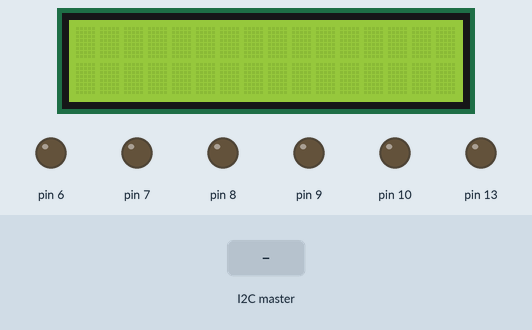
Bench run of a sketch on a simulated Arduino Uno, built with avr-gcc and run on an emulated ATmega328P. Shown: 16×2 character LCD, output pins drawn as LEDs (lit = HIGH). Inputs (shaded band) come from the test bench. What the sketch prints to the serial monitor is not drawn.

Above: at 1.3 s.
1.4 s: the I2C master sends the byte 1
At 1.8 s:
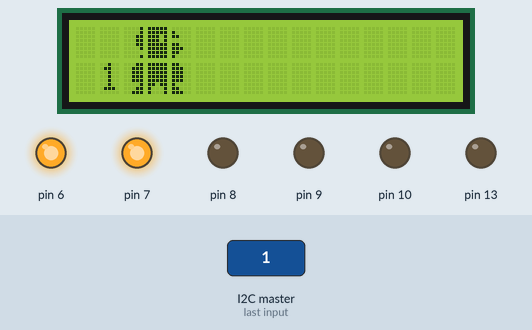
2.9 s: the I2C master sends the byte 90
At 3.6 s:
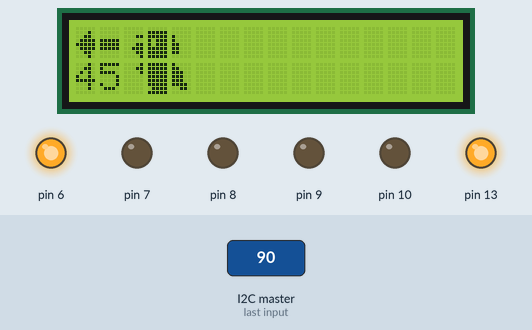
4.7 s: the I2C master sends the byte 0
At 5.5 s:
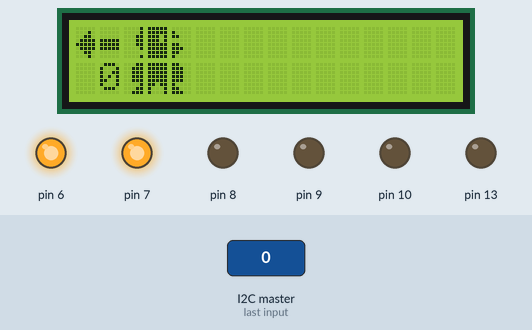
Timing chart, 0 to 7.7 s (numbered marks = the images above; inputs shaded):
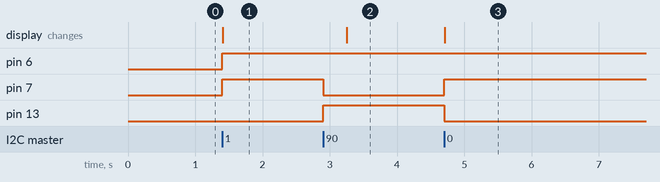

Measured:
- after the input at 1.4 s, pin 6, pin 7: LOW → HIGH at once; the display: changes at once (image 1)
- after the input at 2.9 s, pin 7: HIGH → LOW at once; pin 13: LOW → HIGH at once; the display: changes after 0.35 s (image 2)
- after the input at 4.7 s, pin 7: LOW → HIGH at once; pin 13: HIGH → LOW at once; the display: changes at once (image 3)

The sketch:

4_way_traffic_light_system1.ino
```cpp
//I2C Connection
#include <Wire.h>
// include the library code:
#include <LiquidCrystal.h>

int n;  // data (seconds) coming from the master arduino
int x = 200; //walking man animation speed
int sec;  //15 sec timer

//setting pixels for standing man:
//step 1 of 1:
  byte stepA1[8] = {B00011,B00111,B00111,B00111,B00111,B00001,B00011,B00111};
  byte stepA2[8] = {B00001,B00001,B00011,B00011,B00011,B00001,B00000,B00001};
  byte stepA3[8] = {B11111,B11111,B11111,B11111,B11111,B11011,B10001,B10001};
  byte stepA4[8] = {B11111,B11111,B11101,B11101,B11111,B11111,B11111,B11111};
  byte stepA5[8] = {B11000,B11100,B11100,B11100,B11100,B10000,B11000,B11100};
  byte stepA6[8] = {B00000,B10000,B11000,B00000,B11000,B11100,B11000,B10000};

//setting pixels for running man right:
//step 1 of 3:
  byte stepB1[8] = {B00011,B00011,B00011,B00011,B00001,B00000,B00000,B00000};
  byte stepB2[8] = {B00000,B00001,B00001,B00011,B00011,B00011,B00000,B00001};
  byte stepB3[8] = {B11111,B11111,B11111,B11111,B11111,B11111,B11111,B11110};
  byte stepB4[8] = {B11111,B11111,B11101,B11101,B11111,B11111,B11111,B11111};
  byte stepB5[8] = {B00000,B00000,B10000,B10000,B10000,B00000,B10000,B00000};
  byte stepB6[8] = {B00000,B11000,B00000,B11000,B11100,B11000,B10000,B00000};

//step 2 of 3
  byte stepC1[8] = {B11111,B11111,B11101,B00011,B00111,B01111,B01111,B00111};
  byte stepC2[8] = {B00000,B00001,B00001,B00011,B00011,B00011,B00000,B00111};
  byte stepC3[8] = {B11111,B11111,B11111,B11111,B11111,B10011,B00000,B00000};
  byte stepC4[8] = {B11111,B11111,B11101,B11101,B11111,B11111,B11111,B11111};
  byte stepC5[8] = {B11110,B11110,B01100,B11100,B11100,B11100,B00000,B00000};
  byte stepC6[8] = {B00000,B11000,B00000,B11000,B11100,B11000,B10000,B00000};

//step 3 of 3
  byte stepD1[8] = {B00001,B00011,B00111,B00111,B00111,B01111,B01100,B00000};
  byte stepD2[8] = {B00000,B00000,B00001,B00001,B00011,B00011,B00011,B00000};
  byte stepD3[8] = {B11111,B11111,B11111,B11111,B11111,B11111,B11110,B11111};
  byte stepD4[8] = {B00000,B11111,B11111,B11101,B11101,B11111,B11111,B11111};
  byte stepD5[8] = {B10000,B11000,B10000,B00000,B00000,B00000,B00000,B00000};
  byte stepD6[8] = {B00000,B00000,B11000,B00000,B11000,B11100,B11000,B10000};

//setting pixels for man running left
//step 1 of 3
  byte stepE1[8] = {B00000,B00001,B00001,B00001,B00000,B00000,B00001,B00000};
  byte stepE2[8] = {B00000,B00011,B00000,B00011,B00111,B00011,B00001,B00000};
  byte stepE3[8] = {B11111,B11111,B11111,B11111,B11111,B11111,B11111,B01111};
  byte stepE4[8] = {B11111,B11111,B10111,B10111,B11111,B11111,B11111,B11111};
  byte stepE5[8] = {B11000,B11000,B11000,B11000,B10000,B00000,B00000,B00000};
  byte stepE6[8] = {B00000,B10000,B10000,B11000,B11000,B11000,B10000,B10000};

//step 2 of 3
  byte stepF1[8] = {B01111,B01111,B01100,B00111,B00111,B00111,B00000,B00000};
  byte stepF2[8] = {B00000,B00011,B00000,B00011,B00111,B00011,B00001,B00000};
  byte stepF3[8] = {B11111,B11111,B11111,B11111,B11111,B11001,B00000,B00000};
  byte stepF4[8] = {B11111,B11111,B10111,B10111,B11111,B11111,B11111,B11111};
  byte stepF5[8] = {B11111,B11111,B10111,B11000,B11100,B11110,B11110,B11100};
  byte stepF6[8] = {B00000,B10000,B10000,B11000,B11000,B11000,B00000,B11100};

//step 3 of 3
  byte stepG1[8] = {B00001,B00011,B00001,B00000,B00000,B00000,B00000,B00000};
  byte stepG2[8] = {B00000,B00000,B00011,B00000,B00011,B00111,B00011,B00001};
  byte stepG3[8] = {B11111,B11111,B11111,B11111,B11111,B11111,B01111,B11111};
  byte stepG4[8] = {B00000,B11111,B11111,B10111,B10111,B11111,B11111,B11111};
  byte stepG5[8] = {B10000,B11000,B11100,B11100,B11100,B11110,B00110,B00000};
  byte stepG6[8] = {B00000,B00000,B10000,B10000,B11000,B11000,B11000,B00000};

// initialize the library with the numbers of the interface pins
LiquidCrystal lcd(12, 11, 5, 4, 3, 2);

//defining arrow icon
byte arrowChar1[] = {B00000,B00010,B00110,B01111,B11111,B01111,B00110,B00010};
byte arrowChar2[] = {B00000,B00000,B00000,B11111,B11111,B11111,B00000,B00000};


void setup() {
  Serial.begin(9600);  // Set COM port baudrate to 9600
  Wire.begin(3);  // Join I2C bus as Slave with 3 as an address
  Wire.onReceive(dataRcv);  //Register an event handlr for received event
  lcd.begin(16, 2); // Set up the LCD's number of columns and rows:
  //LEDs
  pinMode(6, OUTPUT);
  pinMode(7, OUTPUT);
  pinMode(8, OUTPUT);
  pinMode(9, OUTPUT);
  pinMode(10, OUTPUT);
  pinMode(13, OUTPUT);
  delay(100);  //delay to sync with the master
}

void dataRcv(int numBytes) {
  n = Wire.read();
  Serial.println(n);

  //event 1
  if (n >= 50) {
    sec = n - 45;
    //15 sec lcd display
    if (sec > 9) {
      // print the time on the 0,1 coordinate
      lcd.setCursor(0, 1);
      lcd.print(sec);
    }

    if (sec <= 9 ){
      lcd.setCursor(0, 1);
      lcd.print(" ");
      // print the time on the 1,1 coordinate
      lcd.setCursor(1, 1);
      lcd.print(sec);
    }

    digitalWrite(6, HIGH);
    digitalWrite(7, LOW);
    digitalWrite(8, LOW);
    digitalWrite(9, LOW);
    digitalWrite(10, LOW);
    digitalWrite(13, HIGH);

    //show arrow pointing to the left for turn signal
    arrowIcon();
    // run to the the right:
    runningManR();
    // now run to the left:
    runningManL();
  }

  //event 2
  if (n >= 45 && n < 50) {
    sec = n - 45;
    //15 sec lcd display
    if (sec > 9) {
      // print the time on the 0,1 coordinate
      lcd.setCursor(0, 1);
      lcd.print(sec);
    }

    if (sec <= 9 ){
      lcd.setCursor(0, 1);
      lcd.print(" ");
      // print the time on the 1,1 coordinate
      lcd.setCursor(1, 1);
      lcd.print(sec);
    }

    digitalWrite(6, HIGH);
    digitalWrite(7, LOW);
    digitalWrite(8, HIGH);
    digitalWrite(9, LOW);
    digitalWrite(10, LOW);
    digitalWrite(13, LOW);

    //show arrow pointing to the left for turn signal
    arrowIcon();
    // run to the the right:
    runningManR();
    // now run to the left:
    runningManL();
  }

  //event 3
  if (n >= 35 && n < 45) {
    sec = n - 30;
    //15 sec lcd display
    if (sec > 9) {
      // print the time on the 0,1 coordinate
      lcd.setCursor(0, 1);
      lcd.print(sec);
    }

    if (sec <= 9 ){
      lcd.setCursor(0, 1);
      lcd.print(" ");
      // print the time on the 1,1 coordinate
      lcd.setCursor(1, 1);
      lcd.print(sec);
    }

    digitalWrite(6, HIGH);
    digitalWrite(7, HIGH);
    digitalWrite(8, LOW);
    digitalWrite(9, LOW);
    digitalWrite(10, LOW);
    digitalWrite(13, LOW);

    standingMan();
  }

  //event 4
  if (x >= 30 && x < 35) {
    sec = n - 30;
    //15 sec lcd display
    if (sec > 9) {
      // print the time on the 0,1 coordinate
      lcd.setCursor(0, 1);
      lcd.print(sec);
    }

    if (sec <= 9 ){
      lcd.setCursor(0, 1);
      lcd.print(" ");
      // print the time on the 1,1 coordinate
      lcd.setCursor(1, 1);
      lcd.print(sec);
    }

    digitalWrite(6, HIGH);
    digitalWrite(7, HIGH);
    digitalWrite(8, LOW);
    digitalWrite(9, LOW);
    digitalWrite(10, LOW);
    digitalWrite(13, LOW);

    standingMan();
  }

  //event 5
  if (n >= 20 && n < 30) {
    sec = n - 15;
    //15 sec lcd display
    if (sec > 9) {
      // print the time on the 0,1 coordinate
      lcd.setCursor(0, 1);
      lcd.print(sec);
    }

    if (sec <= 9 ){
      lcd.setCursor(0, 1);
      lcd.print(" ");
      // print the time on the 1,1 coordinate
      lcd.setCursor(1, 1);
      lcd.print(sec);
    }

    digitalWrite(6, LOW);
    digitalWrite(7, HIGH);
    digitalWrite(8, LOW);
    digitalWrite(9, LOW);
    digitalWrite(10, HIGH);
    digitalWrite(13, LOW);

    standingMan();
  }

  //event 6
  if (n >= 15 && n < 20) {
    sec = n - 15;
    //15 sec lcd display
    if (sec > 9) {
      // print the time on the 0,1 coordinate
      lcd.setCursor(0, 1);
      lcd.print(sec);
    }

    if (sec <= 9 ){
      lcd.setCursor(0, 1);
      lcd.print(" ");
      // print the time on the 1,1 coordinate
      lcd.setCursor(1, 1);
      lcd.print(sec);
    }

    digitalWrite(6, LOW);
    digitalWrite(7, HIGH);
    digitalWrite(8, LOW);
    digitalWrite(9, HIGH);
    digitalWrite(10, LOW);
    digitalWrite(13, LOW);

    standingMan();
  }

  //event 7
  if (n >= 5 && n < 15) {
    sec = n - 0;
    //15 sec lcd display
    if (sec > 9) {
      // print the time on the 0,1 coordinate
      lcd.setCursor(0, 1);
      lcd.print(sec);
    }

    if (sec <= 9 ){
      lcd.setCursor(0, 1);
      lcd.print(" ");
      // print the time on the 1,1 coordinate
      lcd.setCursor(1, 1);
      lcd.print(sec);
    }

    digitalWrite(6, HIGH);
    digitalWrite(7, HIGH);
    digitalWrite(8, LOW);
    digitalWrite(9, LOW);
    digitalWrite(10, LOW);
    digitalWrite(13, LOW);

    standingMan();
  }

  //event 8
  if (n >= 0 && n < 5) {
    sec = n - 0;
    //15 sec lcd display
    if (sec > 9) {
      // print the time on the 0,1 coordinate
      lcd.setCursor(0, 1);
      lcd.print(sec);
    }

    if (sec <= 9 ){
      lcd.setCursor(0, 1);
      lcd.print(" ");
      // print the time on the 1,1 coordinate
      lcd.setCursor(1, 1);
      lcd.print(sec);
    }

    digitalWrite(6, HIGH);
    digitalWrite(7, HIGH);
    digitalWrite(8, LOW);
    digitalWrite(9, LOW);
    digitalWrite(10, LOW);
    digitalWrite(13, LOW);

    standingMan();
  }
}


void loop(){
  ;
}

//display standing man
void standingMan(){
  int a = 2;
  int b = a + 1;
  int c = a + 2;
  lcd.createChar(1, stepA1);
  lcd.createChar(2, stepA2);
  lcd.createChar(3, stepA3);
  lcd.createChar(4, stepA4);
  lcd.createChar(5, stepA5);
  lcd.createChar(6, stepA6);
  lcd.setCursor(a,1);
  lcd.write(1);
  lcd.setCursor(a,0);
  lcd.write(2);
  lcd.setCursor(b,1);
  lcd.write(3);
  lcd.setCursor(b,0);
  lcd.write(4);
  lcd.setCursor(c,1);
  lcd.write(5);
  lcd.setCursor(c,0);
  lcd.write(6);
}

// running man to the right animation part
void runningManR() {
  for (int a=2;a<11;a+=4){
  int b = a + 1;
  int c = a + 2;
  int d = a + 3;
  int e = a + 4;
  int f = a + 5;
  int g = a + 6;

  lcd.createChar(1, stepB1);
  lcd.createChar(2, stepB2);
  lcd.createChar(3, stepB3);
  lcd.createChar(4, stepB4);
  lcd.createChar(5, stepB5);
  lcd.createChar(6, stepB6);
  lcd.setCursor(b,1);
  lcd.write(1);
  lcd.setCursor(b,0);
  lcd.write(2);
  lcd.setCursor(c,1);
  lcd.write(3);
  lcd.setCursor(c,0);
  lcd.write(4);
  lcd.setCursor(d,1);
  lcd.write(5);
  lcd.setCursor(d,0);
  lcd.write(6);
  delay(x);
  pixClear();
  lcd.createChar(1, stepC1);
  lcd.createChar(2, stepC2);
  lcd.createChar(3, stepC3);
  lcd.createChar(4, stepC4);
  lcd.createChar(5, stepC5);
  lcd.createChar(6, stepC6);
  lcd.setCursor(c,1);
  lcd.write(1);
  lcd.setCursor(c,0);
  lcd.write(2);
  lcd.setCursor(d,1);
  lcd.write(3);
  lcd.setCursor(d,0);
  lcd.write(4);
  lcd.setCursor(e,1);
  lcd.write(5);
  lcd.setCursor(e,0);
  lcd.write(6);
  delay(x);
  pixClear();
  lcd.createChar(1, stepB1);
  lcd.createChar(2, stepB2);
  lcd.createChar(3, stepB3);
  lcd.createChar(4, stepB4);
  lcd.createChar(5, stepB5);
  lcd.createChar(6, stepB6);
  lcd.setCursor(d,1);
  lcd.write(1);
  lcd.setCursor(d,0);
  lcd.write(2);
  lcd.setCursor(e,1);
  lcd.write(3);
  lcd.setCursor(e,0);
  lcd.write(4);
  lcd.setCursor(f,1);
  lcd.write(5);
  lcd.setCursor(f,0);
  lcd.write(6);
  delay(x);
  pixClear();
  lcd.createChar(1, stepD1);
  lcd.createChar(2, stepD2);
  lcd.createChar(3, stepD3);
  lcd.createChar(4, stepD4);
  lcd.createChar(5, stepD5);
  lcd.createChar(6, stepD6);
  lcd.setCursor(e,1);
  lcd.write(1);
  lcd.setCursor(e,0);
  lcd.write(2);
  lcd.setCursor(f,1);
  lcd.write(3);
  lcd.setCursor(f,0);
  lcd.write(4);
  lcd.setCursor(g,1);
  lcd.write(5);
  lcd.setCursor(g,0);
  lcd.write(6);
  delay(x);
  }
}

// running man to the left animation part
void runningManL(){
  for (int a=16;a>4;a-=4){
  int b = a - 1;
  int c = a - 2;
  int d = a - 3;
  int e = a - 4;
  int f = a - 5;
  int g = a - 6;

  lcd.createChar(1, stepE1);
  lcd.createChar(2, stepE2);
  lcd.createChar(3, stepE3);
  lcd.createChar(4, stepE4);
  lcd.createChar(5, stepE5);
  lcd.createChar(6, stepE6);
  lcd.setCursor(d,1);
  lcd.write(1);
  lcd.setCursor(d,0);
  lcd.write(2);
  lcd.setCursor(c,1);
  lcd.write(3);
  lcd.setCursor(c,0);
  lcd.write(4);
  lcd.setCursor(b,1);
  lcd.write(5);
  lcd.setCursor(b,0);
  lcd.write(6);
  delay(x);
  pixClear();
  lcd.createChar(1, stepF1);
  lcd.createChar(2, stepF2);
  lcd.createChar(3, stepF3);
  lcd.createChar(4, stepF4);
  lcd.createChar(5, stepF5);
  lcd.createChar(6, stepF6);
  lcd.setCursor(e,1);
  lcd.write(1);
  lcd.setCursor(e,0);
  lcd.write(2);
  lcd.setCursor(d,1);
  lcd.write(3);
  lcd.setCursor(d,0);
  lcd.write(4);
  lcd.setCursor(c,1);
  lcd.write(5);
  lcd.setCursor(c,0);
  lcd.write(6);
  delay(x);
  pixClear();
  lcd.createChar(1, stepE1);
  lcd.createChar(2, stepE2);
  lcd.createChar(3, stepE3);
  lcd.createChar(4, stepE4);
  lcd.createChar(5, stepE5);
  lcd.createChar(6, stepE6);
  lcd.setCursor(f,1);
  lcd.write(1);
  lcd.setCursor(f,0);
  lcd.write(2);
  lcd.setCursor(e,1);
  lcd.write(3);
  lcd.setCursor(e,0);
  lcd.write(4);
  lcd.setCursor(d,1);
  lcd.write(5);
  lcd.setCursor(d,0);
  lcd.write(6);
  delay(x);
  pixClear();
  lcd.createChar(1, stepG1);
  lcd.createChar(2, stepG2);
  lcd.createChar(3, stepG3);
  lcd.createChar(4, stepG4);
  lcd.createChar(5, stepG5);
  lcd.createChar(6, stepG6);
  lcd.setCursor(g,1);
  lcd.write(1);
  lcd.setCursor(g,0);
  lcd.write(2);
  lcd.setCursor(f,1);
  lcd.write(3);
  lcd.setCursor(f,0);
  lcd.write(4);
  lcd.setCursor(e,1);
  lcd.write(5);
  lcd.setCursor(e,0);
  lcd.write(6);
  delay(x);
  }
}

void arrowIcon() {
  lcd.createChar(7 , arrowChar1);
  lcd.createChar(8 , arrowChar2);
  lcd.setCursor(0,0);
  lcd.write(7);
  lcd.setCursor(1,0);
  lcd.write(8);
}

void pixClear() {
  lcd.setCursor(2,0);
  lcd.print(" ");
  lcd.setCursor(2,1);
  lcd.print(" ");
  lcd.setCursor(3,0);
  lcd.print(" ");
  lcd.setCursor(3,1);
  lcd.print(" ");
  lcd.setCursor(4,0);
  lcd.print(" ");
  lcd.setCursor(4,1);
  lcd.print(" ");
  lcd.setCursor(5,0);
  lcd.print(" ");
  lcd.setCursor(5,1);
  lcd.print(" ");
  lcd.setCursor(6,0);
  lcd.print(" ");
  lcd.setCursor(6,1);
  lcd.print(" ");
  lcd.setCursor(7,0);
  lcd.print(" ");
  lcd.setCursor(7,1);
  lcd.print(" ");
  lcd.setCursor(8,0);
  lcd.print(" ");
  lcd.setCursor(8,1);
  lcd.print(" ");
  lcd.setCursor(9,0);
  lcd.print(" ");
  lcd.setCursor(9,1);
  lcd.print(" ");
  lcd.setCursor(10,0);
  lcd.print(" ");
  lcd.setCursor(10,1);
  lcd.print(" ");
  lcd.setCursor(11,0);
  lcd.print(" ");
  lcd.setCursor(11,1);
  lcd.print(" ");
  lcd.setCursor(12,0);
  lcd.print(" ");
  lcd.setCursor(12,1);
  lcd.print(" ");
  lcd.setCursor(13,0);
  lcd.print(" ");
  lcd.setCursor(13,1);
  lcd.print(" ");
  lcd.setCursor(14,0);
  lcd.print(" ");
  lcd.setCursor(14,1);
  lcd.print(" ");
  lcd.setCursor(15,0);
  lcd.print(" ");
  lcd.setCursor(15,1);
  lcd.print(" ");
}
```
